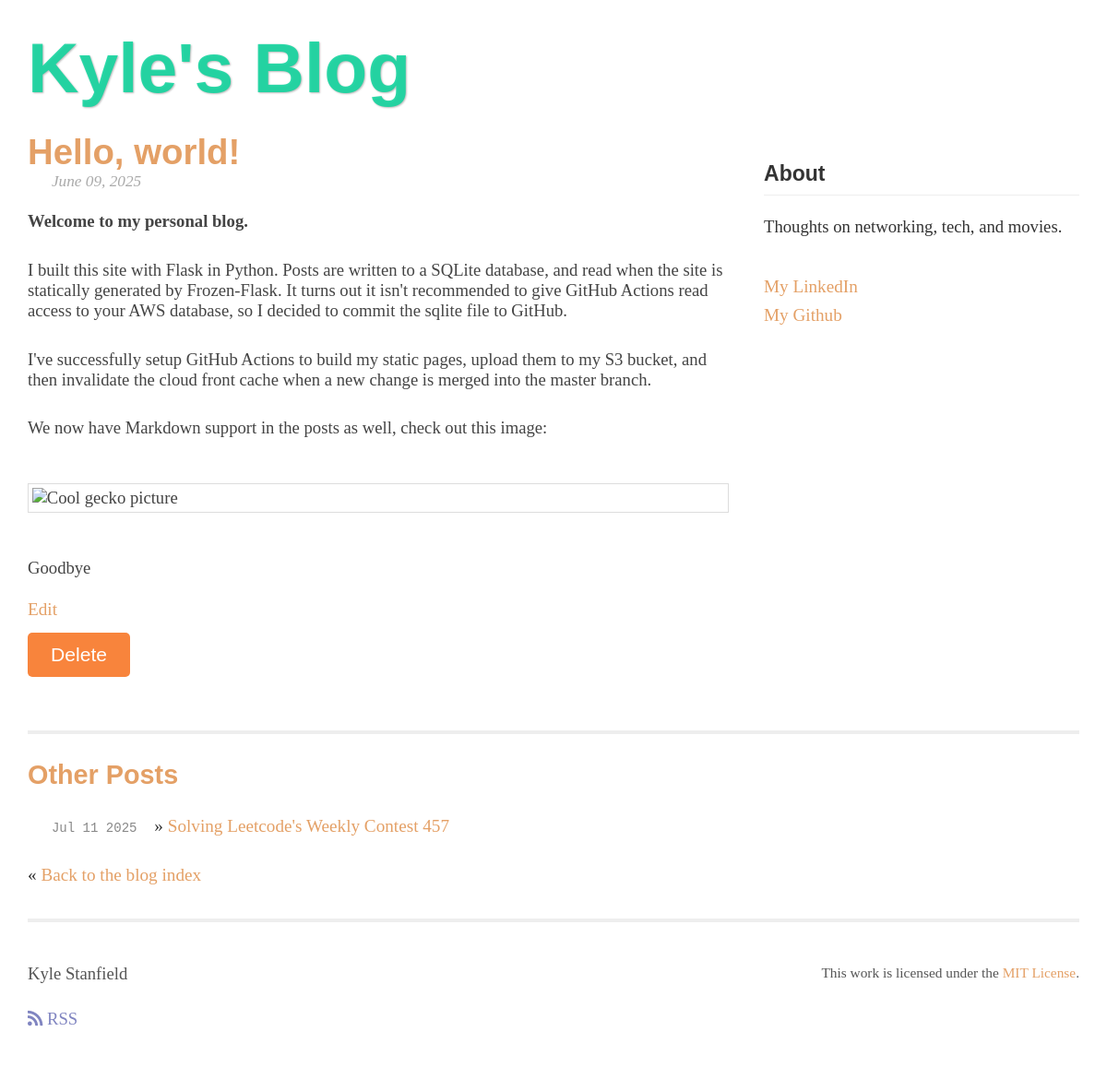
The app's page /1/ (signed in) with its own data.
### src/models.py (models this page shows)
class Post(Base):
    __tablename__ = 'post'
    id = Column(Integer, primary_key=True)
    author_id = Column(Integer, ForeignKey('user.id'), nullable=False)
    title = Column(String(100), nullable=False)
    body = Column(Text, nullable=False)
    created_at = Column(DateTime, default=datetime.now(timezone.utc))
    author = relationship('User', back_populates='posts')

### src/blog.py (the view)
@bp.route('/<int:id>/')
def view(id):
    db_session = current_app.extensions['db_manager'].get_database_session()
    post = db_session.query(Post).options(joinedload(Post.author)).filter(Post.id == id).first()
    if post is None:
        abort(404, f"Post id {id} doesn't exist.")
    post = parsePost(post)
    recent_posts = db_session.query(Post).order_by(Post.created_at.desc()).limit(5).all()
    recent_posts = [parsePost(p) for p in recent_posts]
    return render_template('blog/view.html', post=post, recent_posts=recent_posts)

### src/auth.py (called while the page is built)
@bp.before_app_request
def load_logged_in_user():
    user_id = session.get('user_id')
    if user_id is None:
        print("User not logged in")
        g.user = None
    else:
        db_session = current_app.extensions['db_manager'].get_database_session()
        g.user = db_session.query(User).filter_by(id=user_id).first()

### src/models.py (called while the page is built)
def parsePost(post: Post) -> MarkdownPost:
    return MarkdownPost(post) # type: ignore

### src/sql_alchemy_db.py (called while the page is built)
    def get_database_session(self):
        if 'db_session_instance' not in g:
            g.db_session_instance = self.current_scoped_session
        return g.db_session_instance

    def close_database_session(self, e=None):
        db_session_to_close = g.pop('db_session_instance', None)
        if db_session_to_close is not None:
            db_session_to_close.close()
        self.current_scoped_session.remove()

### templates/blog/view.html (shortened to what this page needs)
{% extends 'base.html' %}
{% block content %}
    <link rel="stylesheet" href="{{ url_for('static', filename='pygments_style.css') }}" type="text/css" media="screen, projection" />
    <h1>{{ post.title | safe }}</h1>
    <p class="meta">{{ post.created_at.strftime('%B %d, %Y') }}</p>
    <div class="post-body"><p>{{ post.body | safe }}</p></div>
    {% if g.user and g.user.id == post.author_id %}
      <div class="admin-actions">
        <a href="{{ url_for('blog.update', id=post.id) }}">Edit</a>
        <form action="{{ url_for('blog.delete', id=post.id) }}" method="post" style="display:inline;">
          <input type="submit" value="Delete" onclick="return confirm('Are you sure you want to delete this post?');">
        </form>
      </div>
    {% endif %}
{% endblock %}
{% block related_posts %}
    <h2>Other Posts</h2>
    <ul class="posts">
        {% for recent in recent_posts %}
            {% if recent.id != post.id %}
            <li><span>{{ recent.created_at.strftime('%b %d %Y') }}</span> &raquo; <a href="{{ url_for('blog.view', id=recent.id) }}">{{ recent.title | safe }}</a></li>
            {% endif %}
        {% endfor %}
    </ul>
  &laquo; <a href="{{ url_for('blog.index') }}">Back to the blog index</a><br>
{% endblock %}

### static/style.css (style rules this page uses)
* { margin: 0; padding: 0; }
html { height: 100%; }
body { display: flex; flex-direction: column; min-height: 100vh; margin: 0; padding: 0; background-color: white; font: 1.2em georgia, "times new roman", serif; text-align: left; hyphens: auto; color: #333; text-indent: 0; }
h1, h2, h3, h4, h5, h6 { font-family: helvetica, arial, sans-serif; font-weight: bold; color: #e4a066; }
h1 { font-size: 2em; margin-bottom: 0.5em; }
h2 { font-size: 1.5em; margin-bottom: 0.75em; }
p { margin-top: 1em; margin-bottom: 0.25em; line-height: 1.6em; font-size: 14pt; }
a { color: #e4a066; text-decoration: none; }
.post-body { white-space: pre-wrap; text-indent: 0; word-wrap: break-word; font-size: 14pt; line-height: 1.6em; margin-top: 1em; margin-bottom: 1em; color: #444; }
.post-body p { margin-top: 0; margin-bottom: 0; line-height: 1.2em; }
ul { padding-left: 1.35em !important; }
#post .meta { color: #aaa; font-style: italic; margin-top: -1em; font-size: 0.9em; margin-bottom: 0.8em; margin-left:1.5em; }
#post img { max-width: 100%; height: auto; padding: 0.2em; border: 1px solid #ddd; display: block; margin: 1em auto; }
form input[type="submit"] { background-color: #f8843c; color: white; padding: 12px 25px; border: none; border-radius: 5px; cursor: pointer; font-size: 1.1em; transition: background-color 0.2s ease; margin-top: 10px; display: block; }
ul.posts { list-style-type: none; margin-bottom: 1.25em; }
ul.posts li { line-height: 1.25em; }
ul.posts span { color: #888; font-family: monospace; font-size: 0.9em; padding-right: 1em; }
#related h2 { font-size: 1.5em; margin-bottom: 1em; border-top: 4px solid #eee; padding-top: 1em; }

### records on screen
Post: title "Hello, world!", created_at "June 09, 2025"
Post: created_at "Jul 11 2025", title "Solving Leetcode's Weekly Contest 457"
